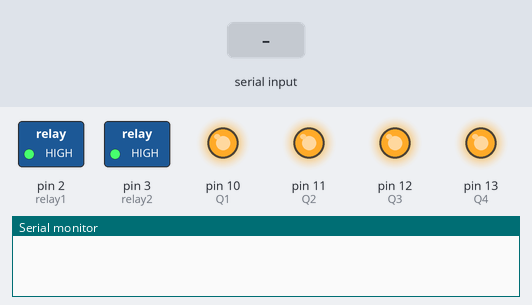
Recording of a sketch running on a simulated Arduino Uno, built with avr-gcc and run on an emulated ATmega328P. On the bench: switched loads named in the sketch (green lamp = pin HIGH), output pins drawn as LEDs (lit = HIGH), the last lines printed to the serial monitor. The test bench sets the inputs (shaded band).

Above: at 1.2 s.
1.3 s: "*light on" received over Serial
At 2.3 s:
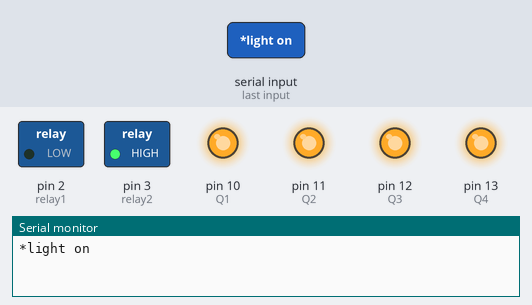
2.8 s: "*fan on" received over Serial
At 3.9 s:
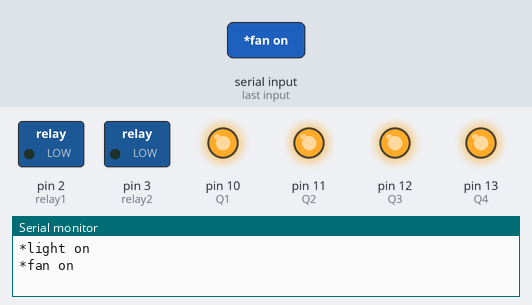
4.3 s: "*light off" received over Serial
At 4.9 s:
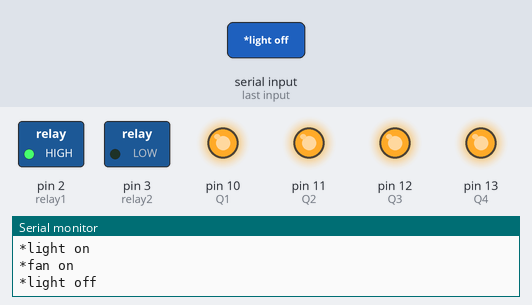
5.9 s: "*open curtain" received over Serial
At 7.2 s:
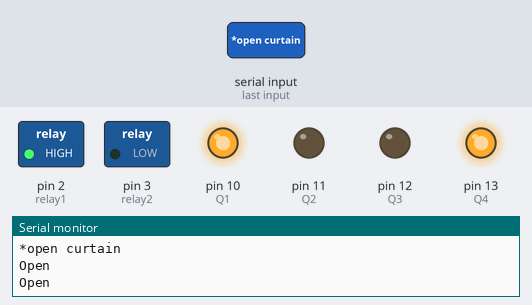
7.5 s: "*fan stop" received over Serial
At 8.2 s:
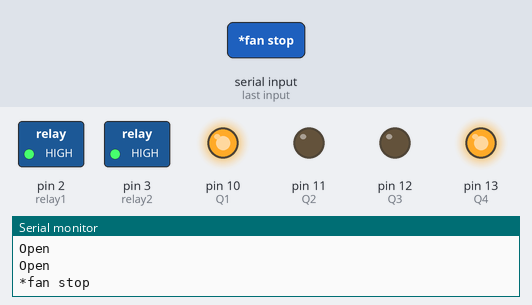
9.0 s: "*close curtain" received over Serial
At 10.0 s:
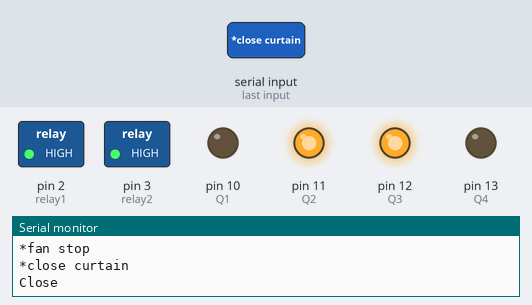
Timing chart, 0 to 11.6 s (numbered marks = the images above; inputs shaded):
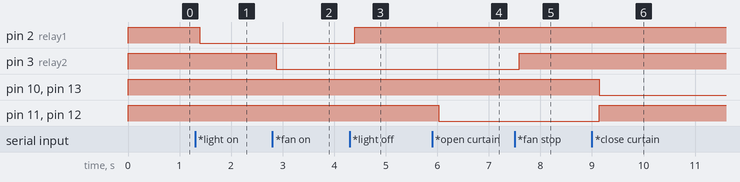

The sketch:

sketch.ino
```cpp
#include "Timer.h"

#define relay1 2

#define relay2 3

String voice;


int Q1=10,Q2=11,Q3=12,Q4=13; // connected to arduino for motor


void setup()
{

  Serial.begin(9600);


  pinMode(relay1,OUTPUT);

  pinMode(relay2,OUTPUT);

  digitalWrite(relay1,HIGH);

  digitalWrite(relay2,HIGH);

  pinMode(Q1,OUTPUT);
  pinMode(Q2,OUTPUT);
  pinMode(Q3,OUTPUT);
  pinMode(Q4,OUTPUT);

  digitalWrite(Q1,HIGH);
  digitalWrite(Q2,HIGH);
  digitalWrite(Q3,HIGH);
  digitalWrite(Q4,HIGH);
}

void loop()
{

  while(Serial.available())

    {

      delay(10);

      char c = Serial.read();

      if(c=='#')
      {

        break;

      }

      voice +=c;

  }

if(voice.length()>0)

{

  Serial.println(voice);

  if(voice=="*light on"){

  lighton();

}

else if(voice=="*light off")
  {

    lightoff();

  }

else if(voice=="*fan on")
  {

    fanon();

  }

else if(voice=="*fan stop")
  {

    fanoff();

  }
else if(voice=="*open curtain")
  {

    curtainopen();

  }
else if(voice=="*close curtain")
  {

    curtainclose();

  }
else if(voice=="*switch off everything")
  {
    lightoff();
      fanoff();
    curtainclose();

  }
    voice="";

}

}


void lighton()

{

  digitalWrite(relay1,LOW);

}

void lightoff()

{

  digitalWrite(relay1,HIGH);

}


void fanon()

{

  digitalWrite(relay2,LOW);

}

void fanoff()

{

  digitalWrite(relay2,HIGH);

}

void curtainopen()
{


  Serial.println("");
  Serial.println("Open");
  digitalWrite(Q1,HIGH);
  digitalWrite(Q2,LOW);
  digitalWrite(Q3,LOW);
  digitalWrite(Q4,HIGH);
  Serial.println("Open");


}

void curtainclose()

{
  Serial.println("");
  Serial.println("Close");
  digitalWrite(Q1,LOW);
  digitalWrite(Q2,HIGH);
  digitalWrite(Q3,HIGH);
  digitalWrite(Q4,LOW);
}
```

Measured:
- after the input at 1.3 s, pin 2 (relay1): HIGH → LOW after 0.09 s
- after the input at 2.8 s, pin 3 (relay2): HIGH → LOW after 0.07 s
- after the input at 4.3 s, pin 2 (relay1): LOW → HIGH after 0.10 s
- after the input at 5.9 s, pin 11 (Q2), pin 12 (Q3): HIGH → LOW after 0.13 s
- after the input at 7.5 s, pin 3 (relay2): LOW → HIGH after 0.09 s
- after the input at 9.0 s, pin 10 (Q1), pin 13 (Q4): HIGH → LOW after 0.14 s; pin 11 (Q2), pin 12 (Q3): LOW → HIGH after 0.14 s
